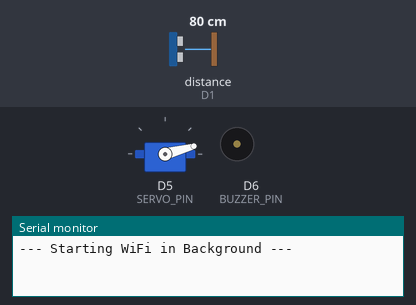
The sketch below on a simulated ESP8266 (NodeMCU). On the bench: servo, buzzer (waves = sounding, pin HIGH), the last lines printed to the serial monitor. Wiring (inferred from the names in the program): ultrasonic range finder: trigger D2; echo D1. Inputs (shaded band) come from the test bench; at power-on: distance to the obstacle (sensor on D1) 80 cm. The echo pulse lasts 58.3 µs per cm; WiFi joins after 1.5 s; servers stay silent unless stated; pins used as bus, display or sensor lines are not drawn.

Above: at 1.1 s.
2.8 s: distance to the obstacle (sensor on D1) set to 22 cm
5.8 s: distance to the obstacle (sensor on D1) set to 18 cm
At 7.33 s:
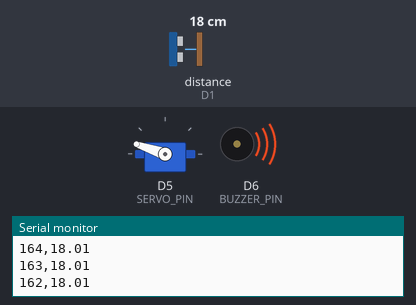
8.8 s: distance to the obstacle (sensor on D1) set to 120 cm
At 9.5 s:
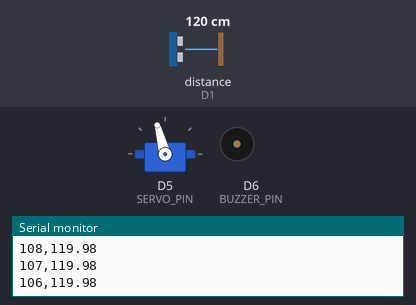
11.8 s: distance to the obstacle (sensor on D1) set to 2 cm
At 13.55 s:
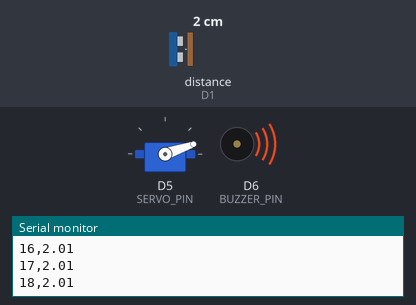
17.8 s: distance to the obstacle (sensor on D1) set to 250 cm
At 19.19 s:
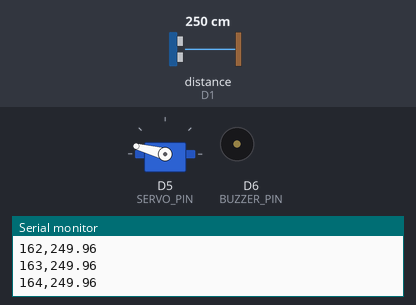
20.8 s: distance to the obstacle (sensor on D1) set to 35 cm
Timing chart, 0 to 24.8 s (numbered marks = the images above; inputs shaded):
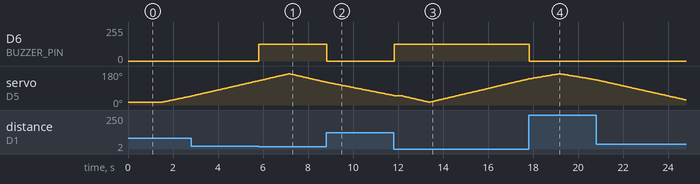

Measured:
- the behaviour switches between 21 and 20 cm on distance to the obstacle (sensor on D1) (found by bisection; images 0 and 1)
- after the input at 5.8 s, D6 (BUZZER_PIN): 0/255 → 127/255 at once
- after the input at 8.8 s, D6 (BUZZER_PIN): 127/255 → 0/255 at once
- after the input at 11.8 s, D6 (BUZZER_PIN): 0/255 → 127/255 at once
- after the input at 17.8 s, D6 (BUZZER_PIN): 127/255 → 0/255 at once

The sketch:

radar_control.ino
```cpp
#include <ESP8266WiFi.h>
#include <WiFiClientSecure.h>
#include <UniversalTelegramBot.h>
#include <Servo.h>

// Pin Definitions
#define TRIG_PIN D2
#define ECHO_PIN D1
#define SERVO_PIN D5
#define BUZZER_PIN D6

// Wi-Fi & Telegram Credentials (Replace with your own credentials)
const char* ssid = "YOUR_WIFI_SSID";
const char* password = "YOUR_WIFI_PASSWORD";
const char* botToken = "YOUR_TELEGRAM_BOT_TOKEN";
const char* chatId = "YOUR_TELEGRAM_CHAT_ID";

WiFiClientSecure client;
UniversalTelegramBot bot(botToken, client);
Servo radarServo;

unsigned long lastWifiCheck = 0;
const long wifiCheckInterval = 30000;
unsigned long lastAlertTime = 0;
const unsigned long alertCooldown = 10000;

float getDistance() {
  digitalWrite(TRIG_PIN, LOW);
  delayMicroseconds(2);
  digitalWrite(TRIG_PIN, HIGH);
  delayMicroseconds(10);
  digitalWrite(TRIG_PIN, LOW);

  long duration = pulseIn(ECHO_PIN, HIGH, 30000);
  if (duration == 0) return 999;
  return duration * 0.0343 / 2.0;
}

void checkRadarAlert(int angle, float distance) {
  if (distance > 0 && distance <= 20) {
    if (millis() - lastAlertTime > alertCooldown) {
      if (WiFi.status() == WL_CONNECTED) {
        String zoneName = (angle < 65) ? "Left Zone" : (angle < 115) ? "Center Zone" : "Right Zone";
        String msg = "🚨 *Radar Alert!*\nObject detected in " + zoneName + "\nDistance: " + String(distance, 1) + " cm.";

        bot.sendMessage(chatId, msg, "Markdown");
        lastAlertTime = millis();
      }
    }
  }
}

void handleBackgroundWifi() {
  if (millis() - lastWifiCheck > wifiCheckInterval) {
    lastWifiCheck = millis();
    if (WiFi.status() != WL_CONNECTED) {
      Serial.println("\n[WiFi] Trying to reconnect in background...");
      WiFi.begin(ssid, password);
    }
  }
}

void setup() {
  Serial.begin(115200);
  delay(1000);

  pinMode(TRIG_PIN, OUTPUT);
  pinMode(ECHO_PIN, INPUT);
  pinMode(BUZZER_PIN, OUTPUT);

  analogWriteRange(1023);
  analogWriteFreq(2000);
  analogWrite(BUZZER_PIN, 0);

  radarServo.attach(SERVO_PIN);
  radarServo.write(15);

  client.setInsecure();

  // Non-blocking WiFi initialization
  Serial.println("\n--- Starting WiFi in Background ---");
  WiFi.begin(ssid, password);

  delay(500); // Short delay to allow module setup
}

void loop() {
  // Sweep right
  for (int angle = 15; angle <= 165; angle++) {
    radarServo.write(angle);
    delay(35);

    float distance = getDistance();

    Serial.print(angle);
    Serial.print(",");
    Serial.println(distance);

    if (distance > 0 && distance <= 20) {
      analogWrite(BUZZER_PIN, 512);
    } else {
      analogWrite(BUZZER_PIN, 0);
    }

    checkRadarAlert(angle, distance);
    handleBackgroundWifi();
  }

  // Sweep left
  for (int angle = 165; angle >= 15; angle--) {
    radarServo.write(angle);
    delay(35);

    float distance = getDistance();

    Serial.print(angle);
    Serial.print(",");
    Serial.println(distance);

    if (distance > 0 && distance <= 20) {
      analogWrite(BUZZER_PIN, 512);
    } else {
      analogWrite(BUZZER_PIN, 0);
    }

    checkRadarAlert(angle, distance);
    handleBackgroundWifi();
  }
}
```
